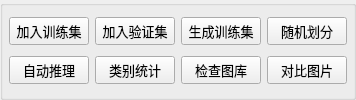
       <widget class="QGroupBox" name="groupBox_7">
        <property name="font">
         <font>
          <pointsize>10</pointsize>
         </font>
        </property>
        <property name="title">
         <string/>
        </property>
        <layout class="QGridLayout" name="gridLayout_4">
         <property name="leftMargin">
          <number>6</number>
         </property>
         <property name="topMargin">
          <number>6</number>
         </property>
         <property name="rightMargin">
          <number>6</number>
         </property>
         <property name="bottomMargin">
          <number>6</number>
         </property>
         <item row="2" column="2">
          <widget class="QPushButton" name="pushButton_goto_val">
           <property name="enabled">
            <bool>true</bool>
           </property>
           <property name="font">
            <font>
             <pointsize>10</pointsize>
            </font>
           </property>
           <property name="text">
            <string>加入验证集</string>
           </property>
          </widget>
         </item>
         <item row="2" column="3">
          <widget class="QPushButton" name="pushButton_generate_train">
           <property name="enabled">
            <bool>true</bool>
           </property>
           <property name="font">
            <font>
             <pointsize>10</pointsize>
            </font>
           </property>
           <property name="toolTip">
            <string>将已标注的、非验证集的数据全部加入到训练集</string>
           </property>
           <property name="text">
            <string>生成训练集</string>
           </property>
          </widget>
         </item>
         <item row="2" column="5">
          <widget class="QPushButton" name="pushButton_random_split">
           <property name="enabled">
            <bool>true</bool>
           </property>
           <property name="font">
            <font>
             <pointsize>10</pointsize>
            </font>
           </property>
           <property name="toolTip">
            <string>将已标注的数据随机划分成训练集和验证集</string>
           </property>
           <property name="text">
            <string>随机划分</string>
           </property>
          </widget>
         </item>
         <item row="2" column="0">
          <widget class="QPushButton" name="pushButton_goto_train">
           <property name="enabled">
            <bool>true</bool>
           </property>
           <property name="font">
            <font>
             <pointsize>10</pointsize>
            </font>
           </property>
           <property name="text">
            <string>加入训练集</string>
           </property>
          </widget>
         </item>
         <item row="3" column="5">
          <widget class="QPushButton" name="pushButton_100">
           <property name="toolTip">
            <string>新建一个窗口来展示一张图片</string>
           </property>
           <property name="text">
            <string>对比图片</string>
           </property>
          </widget>
         </item>
         <item row="3" column="3">
          <widget class="QPushButton" name="pushButton_check_label">
           <property name="enabled">
            <bool>true</bool>
           </property>
           <property name="font">
            <font>
             <pointsize>10</pointsize>
            </font>
           </property>
           <property name="toolTip">
            <string>检查是否有多余的或未标注的标注文件</string>
           </property>
           <property name="text">
            <string>检查图库</string>
           </property>
          </widget>
         </item>
         <item row="3" column="2">
          <widget class="QPushButton" name="pushButton_stat">
           <property name="font">
            <font>
             <pointsize>10</pointsize>
            </font>
           </property>
           <property name="text">
            <string>类别统计</string>
           </property>
           <property name="icon">
            <iconset>
             <normaloff>images/图片7.png</normaloff>images/图片7.png</iconset>
           </property>
          </widget>
         </item>
         <item row="3" column="0">
          <widget class="QPushButton" name="pushButton_auto_infer">
           <property name="enabled">
            <bool>true</bool>
           </property>
           <property name="font">
            <font>
             <pointsize>10</pointsize>
            </font>
           </property>
           <property name="text">
            <string>自动推理</string>
           </property>
           <property name="icon">
            <iconset>
             <normaloff>images/chip_large.png</normaloff>images/chip_large.png</iconset>
           </property>
          </widget>
         </item>
        </layout>
       </widget>
